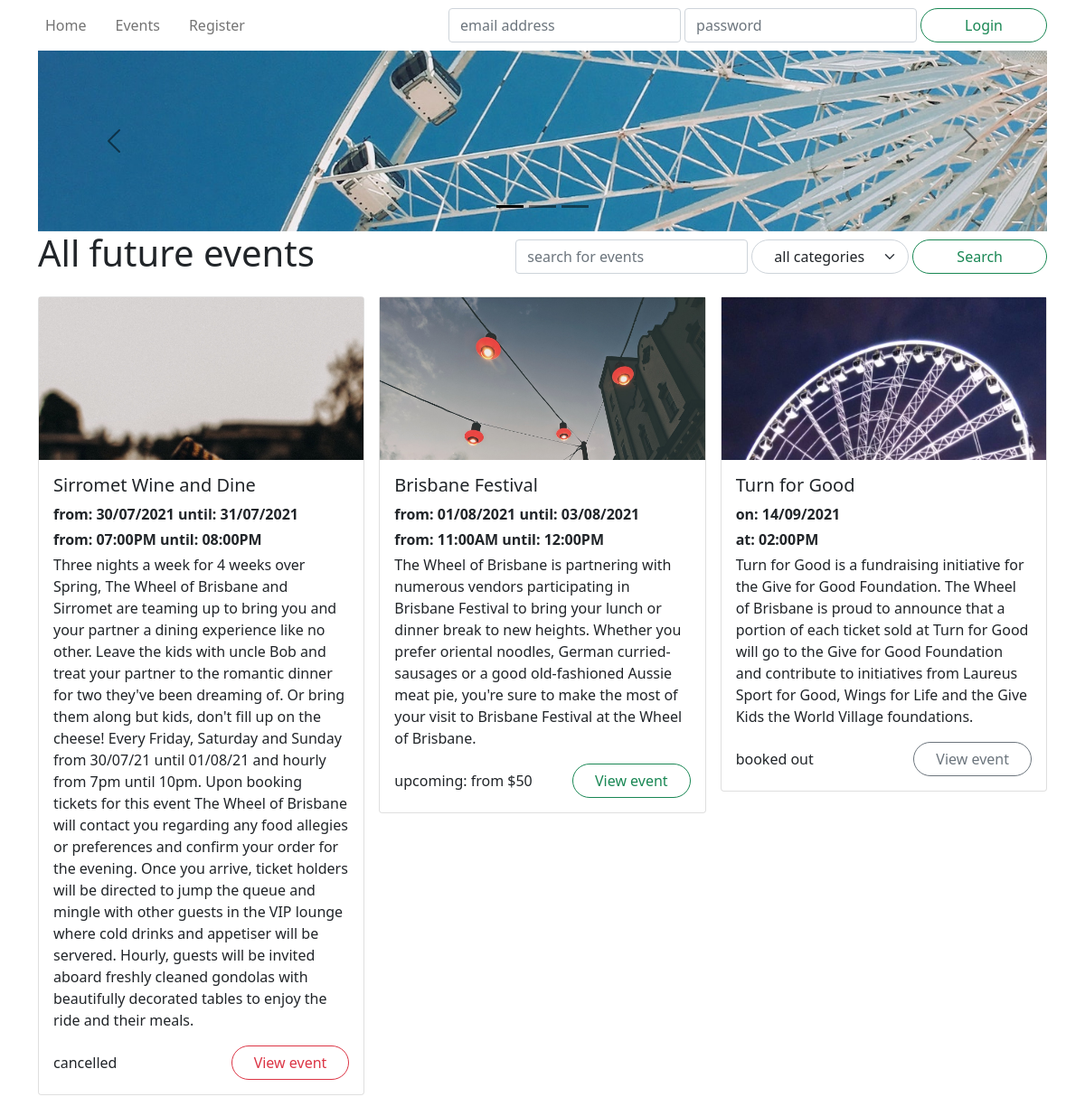
/events/ (upper part), run on an earlier commit of the app's database.
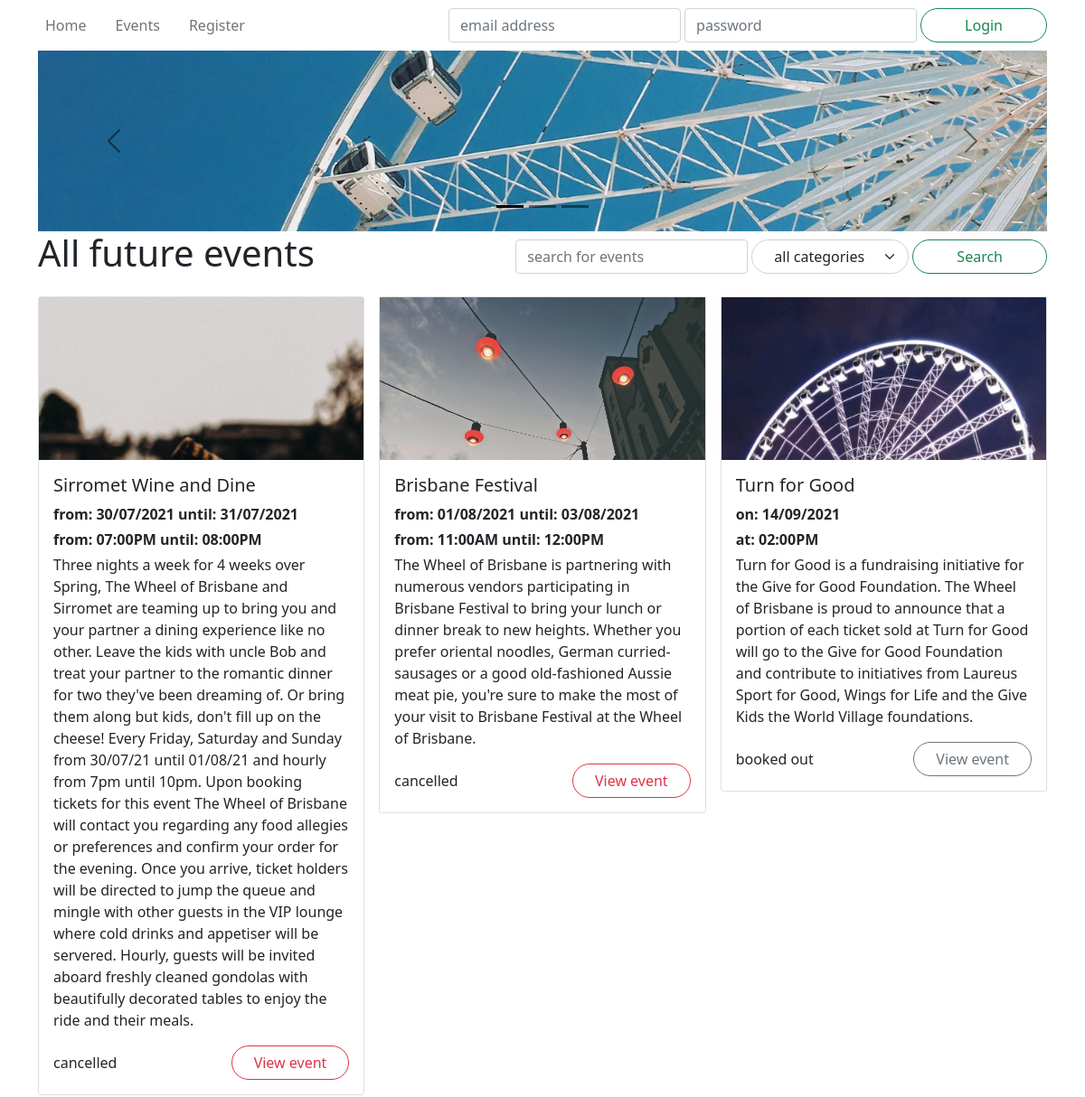
And on a later commit of the database.
### wheel/models.py (models this page shows, shortened)
class Event(db.Model):
    __tablename__ = 'events'
    id = db.Column(db.Integer, primary_key=True)
    name = db.Column(db.String(255), nullable=False)
    description = db.Column(db.Text)
    category = db.Column(db.String(40))
    status = db.Column(db.Enum('upcoming', 'inactive', 'cancelled', 'booked out'), nullable=False)
    image = db.Column(db.String(255))
    reviews = db.relationship('Review', backref='event')
    tickets = db.relationship('Ticket', backref='event')
    @staticmethod
    def getAll():
        return Event.query.\
            join(Ticket).\
            filter( Ticket.datetime > datetime.now() ).\
            group_by( Event.id ).\
            order_by( Ticket.datetime ).\
            all()
    @staticmethod
    def getAllCategories():
        return [event.category for event in Event.query.group_by('category').all()]
    def getFutureTickets(self):
        return list( filter( lambda ticket: ticket.datetime > datetime.now(), self.tickets ) )
    def getTicketsRange(self):
        tickets = self.getFutureTickets()
        numberOfTickets = len(tickets)
        if numberOfTickets == 0:
            return [numberOfTickets, None, None]
        min_ticket = reduce( lambda x, y: min(x, y, key=lambda ticket: ticket.datetime), tickets )
        max_ticket = reduce( lambda x, y: max(x, y, key=lambda ticket: ticket.datetime), tickets )
        return [numberOfTickets, min_ticket, max_ticket]
    def printTicketsDateRange(self):
        numberOftickets, min_ticket, max_ticket = self.getTicketsRange()
        if numberOftickets == 0:
            return "There are no tickets for this event."
        min = min_ticket.datetime.strftime("%d/%m/%Y")
        max = max_ticket.datetime.strftime("%d/%m/%Y")
        if min == max:
            return f"on: {min}"
        return f"from: {min} until: {max}"
    def printTicketsTimeRange(self):
        numberOftickets, min_ticket, max_ticket = self.getTicketsRange()
        if numberOftickets == 0:
            return "There are no tickets for this event."
        min = min_ticket.datetime.strftime("%I:%M%p")
        max = max_ticket.datetime.strftime("%I:%M%p")
        if numberOftickets == 1:
            return f"at: {min}"
        if numberOftickets == 2:
            return f"at: {min} and: {max}"
        return f"from: {min} until: {max}"
    def getTicketsPriceFrom(self):
        low_ticket = 100000
        for x in self.tickets:
            if x.price < low_ticket:
                low_ticket = x.price
        if low_ticket == 100000:
            return " "
        low = str(low_ticket)
        return "from $" + low
    def getStatusColour(self):
        return {
            'upcoming': 'success',
            'inactive': 'secondary',
            'booked out': 'secondary',
            'cancelled': 'danger'
        }[self.status]

class Ticket(db.Model):
    __tablename__ = 'tickets'
    id = db.Column(db.Integer, primary_key=True)
    datetime = db.Column(db.DateTime, nullable=False)
    price = db.Column(db.Integer, nullable=False)
    remaining = db.Column(db.Integer, nullable=False)
    event_id = db.Column(db.Integer, db.ForeignKey('events.id'))

### wheel/views.py (the view)
@events.route('/')
def viewAll():
    search = request.args['search'] if 'search' in request.args else ''
    category = request.args['category'] if 'category' in request.args else 'all'
    categories = Event.getAllCategories()
    if search == '' and category == 'all':
        events = Event.getAll()
    elif search == '':
        events = Event.getAllByCategory(category)
    elif category == 'all':
        events = Event.getAllBySearch(search)
    else:
        events = Event.getAllBySearchAndCategory(search, category)
    form = SearchForm()
    form.category.choices = [("all", "all categories"), *[(category, category) for category in Event.getAllCategories()]]
    form.search.data = search
    form.category.data = category
    return render_template('events.html', events=events, categories=categories, form=form)

### wheel/forms.py
class SearchForm(FlaskForm):
    search = StringField('Search')
    category = SelectField('Category')

### wheel/templates/events.html (shortened to what this page needs)
{% extends 'base.html' %}
{% block hero %}
<div id="hero-mini" class="carousel carousel-dark slide" data-bs-ride="carousel">
    <div class="carousel-indicators">
        <button type="button" class="active"
                data-bs-target="#hero" data-bs-slide-to="0"></button>
        <button type="button"
                data-bs-target="#hero" data-bs-slide-to="1"></button>
        <button type="button"
                data-bs-target="#hero" data-bs-slide-to="2"></button>
    </div>
    <div class="carousel-inner">
        <div class="carousel-item active">
            <div style="background-image: url('/static/images/bluesky.jpg');"></div>
        </div>
    </div>
    <button type="button" class="carousel-control-prev"
            data-bs-target="#hero" data-bs-slide="prev">
        <span class="carousel-control-prev-icon"></span>
    </button>
    <button type="button" class="carousel-control-next"
            data-bs-target="#hero" data-bs-slide="next">
        <span class="carousel-control-next-icon"></span>
    </button>
</div>
{% endblock %}
{% block title %}All future events{% endblock %}
{% block header_buttons %}
    <div class="col-6 col-md-auto my-auto">
        <form method="GET" action="{{ url_for('events.viewAll') }}" class="d-flex flex-row gap-1 col-auto my-auto">
            {{ form.search(class="form-control w-auto", placeholder="search for events") }}
            {{ form.category(class="form-select rounded-pill ps-4 pe-5") }}
            <button class="btn btn-outline-success rounded-pill px-5" type="submit">Search</button>
        </form>
    </div>
{% endblock %}
{% block content %}
<section>
    <div class="row row-cols-1 row-cols-md-2 row-cols-xl-3 mb-3 g-3">
        {% for event in events %}
        <div class="col event">
            <article class="card">
                <a href="{{ url_for('events.view', id=event.id) }}" class="card-image" style="background-image: url('{{ event.image }}'); background-position: top;"></a>
                <div class="card-body">
                    <h5 class="card-title">{{ event.name }}</h5>
                    <p class="mb-1"><strong>{{ event.printTicketsDateRange() }}</strong></p>
                    <p class="mb-1"><strong>{{ event.printTicketsTimeRange() }}</strong></p>
                    <p class="card-text">{{ event.description }}</p>
                    <div class="row">
                        <span class="col my-auto">{{ event.status }}{{ ": {}".format( event.getTicketsPriceFrom() ) if event.status == "upcoming" }}</span>
                        <span class="col-auto"><a href="{{ url_for('events.view', id=event.id) }}" class="btn btn-outline-{{ event.getStatusColour() }} rounded-pill px-4">View event</a></span>
                    </div>
                </div>
            </article>
        </div>
        {% endfor %}
    </div>
</section>
{% endblock %}

### wheel/templates/base.html (shortened to what this page needs)
<!DOCTYPE html>
<html lang="en">
<head>
    <link href="https://cdn.jsdelivr.net/npm/bootstrap@5.0.0-beta3/dist/css/bootstrap.min.css"
            rel="stylesheet">
    <link rel="stylesheet" href="/static/css/unbootstrapify.css">
</head>
<body>
    <div class="container">
        <header>
            <nav class="navbar navbar-expand-lg navbar-light justify-content-between">
                <div class="navbar-nav flex-row gap-3">
                    <a class="nav-link" href="{{ url_for('main.index') }}">Home</a>
                    <a class="nav-link" href="{{ url_for('events.viewAll') }}">Events</a>
                    {% if current_user.is_authenticated %}
                    <a class="nav-link" href="{{ url_for('main.bookings') }}">My Bookings</a>
                    {% else %}
                    <a class="nav-link" href="{{ url_for('auth.register') }}">Register</a>
                    {% endif %}
                </div>
                <div class="collapse navbar-collapse flex-grow-0" id="navbarlogin">
                    {% if not current_user.is_authenticated %}
                    <form method="POST" action="{{ url_for('auth.login') }}" class="navbar-nav flex-row gap-1">
                        <input name="email" type="text" required
                                class="form-control" placeholder="email address">
                        <input name="password" type="password" required
                                class="form-control" placeholder="password">
                        <button class="btn btn-outline-success rounded-pill px-5" type="submit">Login</button>
                    </form>
                    {% else %}
                    <form action="{{ url_for('auth.logout') }}" class="navbar-nav flex-row gap-1">
                        <button class="btn btn-outline-primary rounded-pill px-5" type="submit">Logout</button>
                    </form>
                    {% endif %}
                </div>
            </nav>
            {% block hero %}
            {% endblock %}
        </header>
        <main>
            <header class="row mb-3">
                <div class="col-md-auto">
                    <h1>{% block title %}{% endblock %}</h1>
                </div>
                {% block header_buttons %}{% endblock %}
            </header>
            {% block content %}
            {% endblock %}
        </main>
    </div>
</body>
</html>

What changed in the data, as far as the page shows it:
changed Event "Brisbane Festival": status "upcoming" → "cancelled"; status.price ": from $50" → (not shown)
